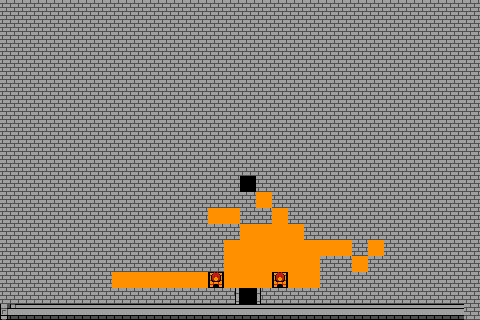

Tiled map render using the project's own tile images. Description and the whole map definition, tile-layer contents included, below:
An orthogonal 30x20 tile map with 16x16 px tiles, 3 tile layers (ground, middleground, foreground) and 1 object (overworld).

<map version="1.5" tiledversion="1.7.2" orientation="orthogonal" renderorder="right-down" width="30" height="20" tilewidth="16" tileheight="16" infinite="0" nextlayerid="6" nextobjectid="2">
 <tileset firstgid="1" name="overworld" tilewidth="16" tileheight="16" tilecount="768" columns="32">
  <image source="../assets/sprites/map/overworld.png" width="512" height="384" />
 </tileset>
 <layer id="1" name="ground" width="30" height="20">
  <data encoding="csv">
405,437,405,405,405,405,405,405,405,405,405,405,405,405,405,405,405,405,405,405,405,405,405,405,405,405,405,405,405,405,
437,437,437,437,437,437,437,437,437,437,437,437,437,437,437,437,437,437,437,437,437,437,437,437,437,437,437,437,437,437,
405,405,405,405,405,405,405,405,405,405,405,405,405,405,405,405,405,405,405,405,405,405,405,405,405,405,405,405,405,405,
437,437,437,437,437,437,437,437,437,437,437,437,437,437,437,437,437,437,437,437,437,437,437,437,437,437,437,437,437,437,
405,405,405,405,405,405,437,437,405,405,405,405,405,405,405,405,405,405,405,405,405,405,405,405,405,405,405,405,405,405,
437,437,437,437,437,437,437,437,437,437,437,437,437,437,437,437,437,437,437,437,437,437,437,437,437,437,437,437,437,437,
405,405,405,405,405,405,405,405,437,405,405,405,405,437,405,405,405,405,405,405,405,405,405,405,405,405,405,405,405,405,
437,437,437,437,437,437,437,437,437,437,437,437,437,437,437,437,437,437,437,437,437,437,437,437,437,437,437,437,437,437,
405,405,405,405,405,405,405,405,405,405,437,437,437,405,405,405,405,405,405,405,405,405,405,405,405,405,405,405,405,405,
437,437,437,437,437,437,437,437,437,437,437,437,437,437,437,437,437,437,437,437,437,437,437,437,437,437,437,437,437,437,
405,405,405,405,405,405,405,405,405,405,405,405,405,437,405,405,405,405,405,405,405,405,405,405,405,405,405,405,405,405,
437,437,437,437,437,437,437,437,437,437,437,437,437,437,437,0,437,437,437,437,437,437,437,437,437,437,437,437,437,437,
405,405,405,405,405,405,405,405,405,405,405,405,405,405,405,405,33,405,405,405,405,405,405,405,405,405,405,405,405,405,
437,437,437,437,437,437,437,437,437,437,437,437,437,33,33,437,437,33,437,437,437,437,437,437,437,437,437,437,437,437,
405,405,405,405,405,405,405,405,405,405,405,405,405,405,405,33,33,33,33,405,405,405,405,405,405,405,405,405,405,405,
437,437,437,437,437,437,437,437,437,437,437,437,437,437,33,33,33,33,33,33,33,33,437,33,437,437,437,437,437,437,
405,405,405,405,405,405,405,405,405,405,405,405,405,405,33,33,33,33,33,33,405,405,33,405,405,405,405,405,405,405,
437,437,437,437,437,437,437,33,33,33,33,33,33,13,33,33,33,13,33,33,437,437,437,437,437,437,437,437,437,437,
405,405,405,405,405,405,405,405,437,437,437,437,437,437,439,167,441,437,437,437,437,437,437,405,405,405,405,405,405,405,
372,373,373,373,373,373,373,373,373,373,373,373,373,373,373,0,373,373,373,373,373,373,373,373,373,373,373,373,373,437
</data>
 </layer>
 <layer id="4" name="middleground" width="30" height="20">
  <data encoding="csv">
0,0,0,0,0,0,0,0,0,0,0,0,0,0,0,0,0,0,0,0,0,0,0,0,0,0,0,0,0,0,
0,0,0,0,0,0,0,0,0,0,0,0,0,0,0,0,0,0,0,0,0,0,0,0,0,0,0,0,0,0,
0,0,0,0,0,0,0,0,0,0,0,0,0,0,0,0,0,0,0,0,0,0,0,0,0,0,0,0,0,0,
0,0,0,0,0,0,0,0,0,0,0,0,0,0,0,0,0,0,0,0,0,0,0,0,0,0,0,0,0,0,
0,0,0,0,0,0,0,0,0,0,0,0,0,0,0,0,0,0,0,0,0,0,0,0,0,0,0,0,0,0,
0,0,0,0,0,0,0,0,0,0,0,0,0,0,0,0,0,0,0,0,0,0,0,0,0,0,0,0,0,0,
0,0,0,0,0,0,0,0,0,0,0,0,0,0,0,0,0,0,0,0,0,0,0,0,0,0,0,0,0,0,
0,0,0,0,0,0,0,0,0,0,0,0,0,0,0,0,0,0,0,0,0,0,0,0,0,0,0,0,0,0,
0,0,0,0,0,0,0,0,0,0,0,0,0,0,0,0,0,0,0,0,0,0,0,0,0,0,0,0,0,0,
0,0,0,0,0,0,0,0,0,0,0,0,0,0,0,0,0,0,0,0,0,0,0,0,0,0,0,0,0,0,
0,0,0,0,0,0,0,0,0,0,0,0,0,0,0,0,0,0,0,0,0,0,0,0,0,0,0,0,0,0,
0,0,0,0,0,0,0,0,0,0,0,0,0,0,0,0,0,0,0,0,0,0,0,0,0,0,0,0,0,0,
0,0,0,0,0,0,0,0,0,0,0,0,0,0,0,0,0,0,0,0,0,0,0,0,0,0,0,0,0,0,
0,0,0,0,0,0,0,0,0,0,0,0,0,0,0,0,0,0,0,0,0,0,0,0,0,0,0,0,0,0,
0,0,0,0,0,0,0,0,0,0,0,0,0,0,0,0,0,0,0,0,0,0,0,0,0,0,0,0,0,0,
0,0,0,0,0,0,0,0,0,0,0,0,0,0,0,0,0,0,0,0,0,0,0,0,0,0,0,0,0,0,
0,0,0,0,0,0,0,0,0,0,0,0,0,0,0,0,0,0,0,0,0,0,0,0,0,0,0,0,0,0,
0,0,0,0,0,0,0,0,0,0,0,0,0,0,0,0,0,0,0,0,0,0,0,0,0,0,0,0,0,0,
0,0,0,0,0,0,0,0,0,0,0,0,0,0,0,0,0,0,0,0,0,0,0,0,0,0,0,0,0,0,
0,0,0,0,0,0,0,0,0,0,0,0,0,0,0,0,0,0,0,0,0,0,0,0,0,0,0,0,0,0
</data>
 </layer>
 <layer id="5" name="foreground" width="30" height="20">
  <data encoding="csv">
0,0,0,0,0,0,0,0,0,0,0,0,0,0,0,0,0,0,0,0,0,0,0,0,0,0,0,0,0,0,
0,0,0,0,0,0,0,0,0,0,0,0,0,0,0,0,0,0,0,0,0,0,0,0,0,0,0,0,0,0,
0,0,0,0,0,0,0,0,0,0,0,0,0,0,0,0,0,0,0,0,0,0,0,0,0,0,0,0,0,0,
0,0,0,0,0,0,0,0,0,0,0,0,0,0,0,0,0,0,0,0,0,0,0,0,0,0,0,0,0,0,
0,0,0,0,0,0,0,0,0,0,0,0,0,0,0,0,0,0,0,0,0,0,0,0,0,0,0,0,0,0,
0,0,0,0,0,0,0,0,0,0,0,0,0,0,0,0,0,0,0,0,0,0,0,0,0,0,0,0,0,0,
0,0,0,0,0,0,0,0,0,0,0,0,0,0,0,0,0,0,0,0,0,0,0,0,0,0,0,0,0,0,
0,0,0,0,0,0,0,0,0,0,0,0,0,0,0,0,0,0,0,0,0,0,0,0,0,0,0,0,0,0,
0,0,0,0,0,0,0,0,0,0,0,0,0,0,0,0,0,0,0,0,0,0,0,0,0,0,0,0,0,0,
0,0,0,0,0,0,0,0,0,0,0,0,0,0,0,0,0,0,0,0,0,0,0,0,0,0,0,0,0,0,
0,0,0,0,0,0,0,0,0,0,0,0,0,0,0,0,0,0,0,0,0,0,0,0,0,0,0,0,0,0,
0,0,0,0,0,0,0,0,0,0,0,0,0,0,0,0,0,0,0,0,0,0,0,0,0,0,0,0,0,0,
0,0,0,0,0,0,0,0,0,0,0,0,0,0,0,0,0,0,0,0,0,0,0,0,0,0,0,0,0,0,
0,0,0,0,0,0,0,0,0,0,0,0,0,0,0,0,0,0,0,0,0,0,0,0,0,0,0,0,0,0,
0,0,0,0,0,0,0,0,0,0,0,0,0,0,0,0,0,0,0,0,0,0,0,0,0,0,0,0,0,0,
0,0,0,0,0,0,0,0,0,0,0,0,0,0,0,0,0,0,0,0,0,0,0,0,0,0,0,0,0,0,
0,0,0,0,0,0,0,0,0,0,0,0,0,0,0,0,0,0,0,0,0,0,0,0,0,0,0,0,0,0,
0,0,0,0,0,0,0,0,0,0,0,0,0,0,0,0,0,0,0,0,0,0,0,0,0,0,0,0,0,0,
0,0,0,0,0,0,0,0,0,0,0,0,0,0,0,0,0,0,0,0,0,0,0,0,0,0,0,0,0,0,
0,0,0,0,0,0,0,0,0,0,0,0,0,0,0,373,0,0,0,0,0,0,0,0,0,0,0,0,0,0
</data>
 </layer>
 <objectgroup color="#ffff00" id="2" name="doors">
  <object id="1" name="overworld" x="240" y="288" width="16" height="16">
   <properties>
    <property name="target_x" type="int" value="19" />
    <property name="target_y" type="int" value="19" />
   </properties>
  </object>
 </objectgroup>
 <objectgroup id="3" name="solids" />
</map>
